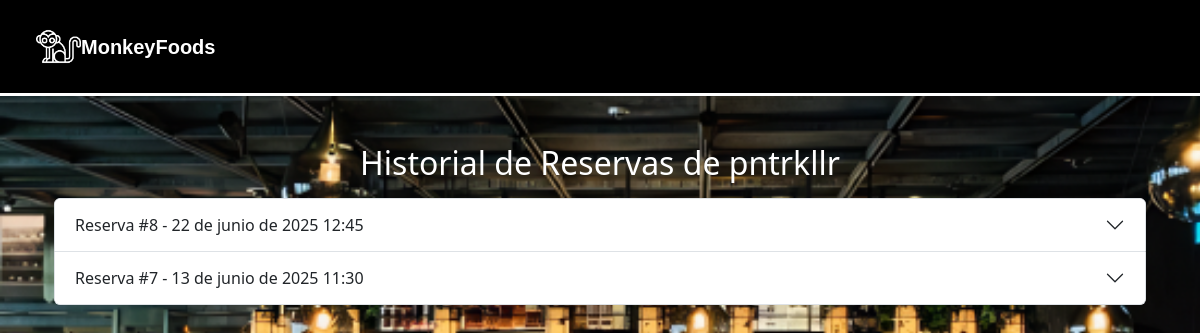
Page /reservas/historial-usuario/32/ (signed in) on the earlier database version.
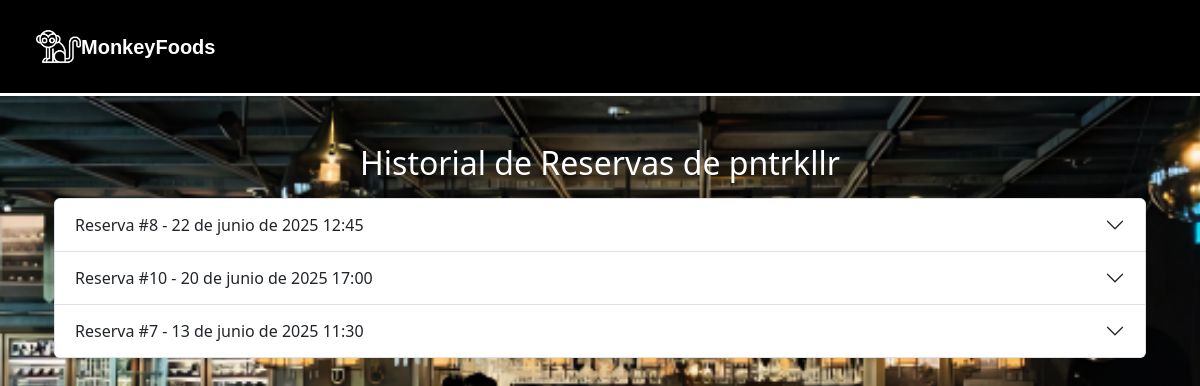
Same page on the later database version.
### apps/reservas/models.py (models this page shows, shortened)
class Reserva(models.Model):
    ESTADOS_RESERVA = (
        ('borrador', 'Borrador'),
        ('completada', 'Completada'),
    )
    id_reserva = models.CharField(max_length=12, unique=True, editable=False)
    cliente = models.ForeignKey(settings.AUTH_USER_MODEL, on_delete=models.CASCADE)
    nombre_reserva = models.CharField(max_length=100)
    fecha = models.DateField()
    hora = models.TimeField()
    telefono = models.CharField(max_length=20)
    comensales = models.PositiveIntegerField(default=1)
    abono = models.DecimalField(max_digits=8, decimal_places=2)
    mesas = models.ManyToManyField('Mesa')
    menu = models.ForeignKey(Menu, on_delete=models.SET_NULL, null=True, blank=True)  #modelo menú
    zona = models.ForeignKey('Zona', on_delete=models.CASCADE, null=True, blank=True)
    estado = models.CharField(max_length=20, choices=ESTADOS_RESERVA, default='borrador')

### apps/reservas/views.py (the view)
# urls.py: path('historial-usuario/<int:usuario_id>/', views.historial_usuario_admin, name='historial_usuario_admin'),
@user_passes_test(es_admin)
def historial_usuario_admin(request, usuario_id):
    usuario = get_object_or_404(CustomUser, id=usuario_id)
    reservas = Reserva.objects.filter(cliente=usuario).order_by('-fecha', '-hora')
    return render(request, 'reservas/historial_usuario_admin.html', {
        'usuario': usuario,
        'reservas': reservas
    })

### apps/reservas/views.py (called while the page is built)
def es_admin(user):
    return user.is_authenticated and user.rol == 4

### apps/reservas/templates/reservas/historial_usuario_admin.html (shortened to what this page needs)
{% extends 'base.html' %}
{% load static %}
{% block content %}
<div class="form-container">
  <div class="container mb-2">
    <h2 class="text-white text-center mb-3">Historial de Reservas de {{ usuario.username }}</h2>
    <div class="accordion" id="accordionReservas">
      {% for reserva in reservas %}
      <div class="accordion-item">
        <h2 class="accordion-header" id="heading{{ reserva.id }}">
          <button class="accordion-button collapsed" type="button" data-bs-toggle="collapse" data-bs-target="#collapse{{ reserva.id }}">
            Reserva #{{ reserva.id }} - {{ reserva.fecha }} {{ reserva.hora }}
          </button>
        </h2>
      </div>
      {% empty %}
      <p class="text-center" style="font-size: 18px; color: grey; font-style: italic;">Este usuario no tiene reservas registradas.</p>
      {% endfor %}
    </div>
  </div>
</div>
{% endblock %}

Differences in the rows shown:
added Reserva: id "10", fecha "20 de junio de 2025", hora "17:00"
